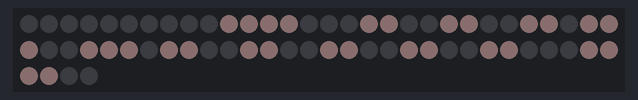
A sketch run on a simulated Arduino Uno, built with avr-gcc and run on an emulated ATmega328P. Parts: 64 RGB LEDs in strip order, left to right, continuing on the next row. Dim RGB values are drawn brighter than linear.

Above: at 0.1 s.
At 1.1 s:
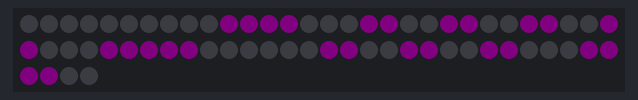
At 2.1 s:
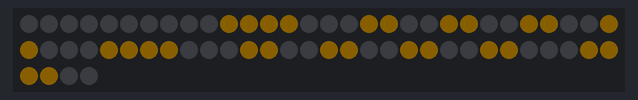
At 4.1 s:
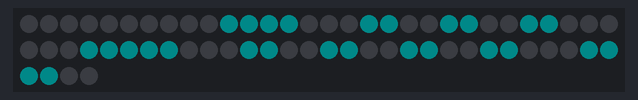
At 6.1 s:
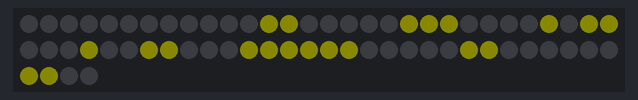
At 9.1 s:
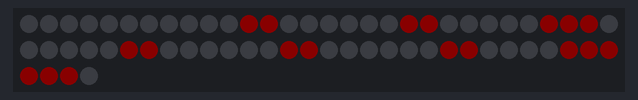

Measured:
- by itself, everything shown: repeats every 10.0 s, in 10 steps
- what the display in image 1 shows lasts 1.0 s, from 1.0 s to 2.0 s

The sketch:

Zero-to-Nine-Countdown-Loop.ino
```cpp
#include <FastLED.h>

#define LED_PIN     14
#define NUM_LEDS    64
#define BRIGHTNESS  10
#define LED_TYPE    WS2812
#define COLOR_ORDER GRB

CRGB leds[NUM_LEDS];

// Digit images for numbers 0-9
const uint8_t IMAGES[][8] = {
    {
        0b00000000,
        0b00011000,
        0b00011000,
        0b00111000,
        0b00011000,
        0b00011000,
        0b00011000,
        0b01111110
    },
    {
        0b00000000,
        0b00111100,
        0b01100110,
        0b00000110,
        0b00001100,
        0b00110000,
        0b01100000,
        0b01111110
    },
    {
        0b00000000,
        0b00111100,
        0b01100110,
        0b00000110,
        0b00011100,
        0b00000110,
        0b01100110,
        0b00111100
    },
    {
        0b00000000,
        0b00001100,
        0b00011100,
        0b00101100,
        0b01001100,
        0b01111110,
        0b00001100,
        0b00001100
    },
    {
        0b00000000,
        0b01111110,
        0b01100000,
        0b01111100,
        0b00000110,
        0b00000110,
        0b01100110,
        0b00111100
    },
    {
        0b00000000,
        0b00111100,
        0b01100110,
        0b01100000,
        0b01111100,
        0b01100110,
        0b01100110,
        0b00111100
    },
    {
        0b00000000,
        0b01111110,
        0b01100110,
        0b00001100,
        0b00001100,
        0b00011000,
        0b00011000,
        0b00011000
    },
    {
        0b00000000,
        0b00111100,
        0b01100110,
        0b01100110,
        0b00111100,
        0b01100110,
        0b01100110,
        0b00111100
    },
    {
        0b00000000,
        0b00111100,
        0b01100110,
        0b01100110,
        0b00111110,
        0b00000110,
        0b01100110,
        0b00111100
    },
    {
        0b00000000,
        0b00111100,
        0b01100110,
        0b01101110,
        0b01110110,
        0b01100110,
        0b01100110,
        0b00111100
    }
};

void setup() {
    FastLED.addLeds<LED_TYPE, LED_PIN, COLOR_ORDER>(leds, NUM_LEDS);
    FastLED.setBrightness(BRIGHTNESS);
}

void loop() {
    for (int number = 9; number >= 0; number--) {
        displayNumber(number);
        delay(1000); // Delay for 1 second between numbers
    }
}

void displayNumber(int number) {
    // Clear the matrix
    fill_solid(leds, NUM_LEDS, CRGB::Black);

    // Define colors for each number
    CRGB colors[10] = {
        CRGB::Red,
        CRGB::Green,
        CRGB::Blue,
        CRGB::Yellow,
        CRGB::Magenta,
        CRGB::Cyan,
        CRGB::White,
        CRGB::Orange,
        CRGB::Purple,
        CRGB::Pink
    };

    // Get the bitmap for the current number
    const uint8_t *bitmap = IMAGES[number];

    // Draw the number on the LED matrix
    for (int y = 0; y < 8; y++) {
        for (int x = 0; x < 8; x++) {
            if (bitmap[y] & (1 << (7 - x))) {
                leds[y * 8 + x] = colors[number]; // Set LED to the corresponding color
            }
        }
    }

    FastLED.show(); // Update the LED display
}
```
